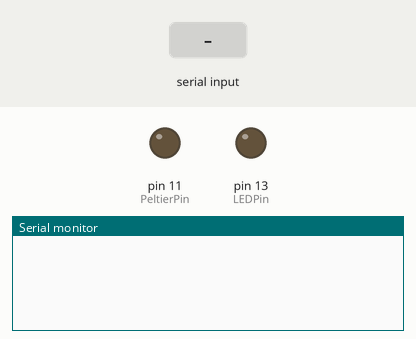
Recording of a sketch running on a simulated Arduino Uno, built with avr-gcc and run on an emulated ATmega328P. Shown: output pins drawn as LEDs (lit = HIGH), the last lines printed to the serial monitor. Inputs (shaded band) come from the test bench.

Above: at 1.2 s.
1.3 s: "90,45,200\n" received over Serial
At 2.1 s:
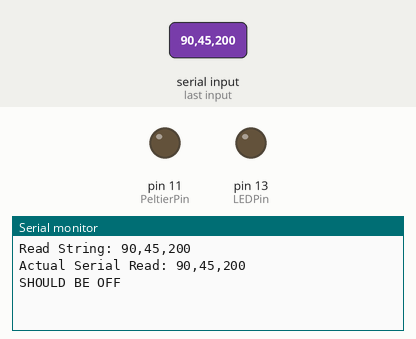
3.0 s: "90,45\n" received over Serial
At 4.2 s:
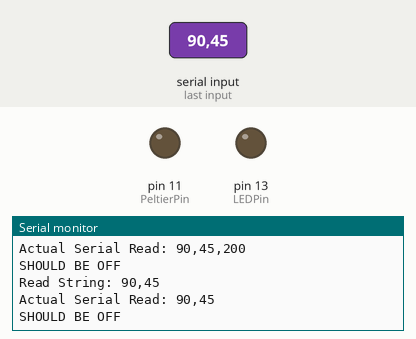
4.5 s: "90,45,200,10\n" received over Serial
At 6.0 s:
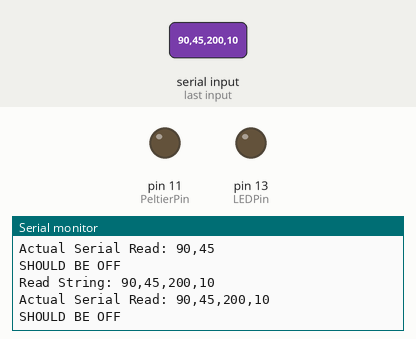

Measured:
- after the input at 1.3 s, the serial monitor: prints a new line after 0.20 s (image 1)
- after the input at 3.0 s, the serial monitor: prints a new line after 0.07 s (image 2)
- after the input at 4.5 s, the serial monitor: prints a new line after 0.20 s (image 3)

The sketch:

Peltier_Device_Arduino_2.ino
```cpp
//----------------------Arduino code-------------------------

//UPLOAD TO PORT 3!!

int message = 0;     //  This will hold one byte of the serial message
int PeltierPin = 11; //  What pin is the Peltier connected to
String preSerialRead;
String serialRead;
String text;
int PhoneControl = 0;     //  The value/power of vest, can be 0-255
String temporary;
int LEDPin = 13;
int phoneMode = 0;//0 is manual, //1 is automatic
float optimalTemp = 0.00;
float currentTemp = 0.00;
String readString;


void setup() {
  Serial.begin(9600);  //set serial to 9600 baud rate
  pinMode(PeltierPin, OUTPUT);
  pinMode(LEDPin, OUTPUT);

}

void loop(){

    if (Serial.available() > 0) { //  Check if there is a new message
      while (Serial.available()) {
         delay(10); //Delay to read;
         char c = Serial.read();  //gets one byte from serial buffer
         readString += c;
       } //makes the string readString

     if (readString.length() >0) {

      Serial.println("Read String: " + readString);
      serialRead = readString;
      int n;
      char carray[6]; //Why 6? I don't even know
      readString.toCharArray(carray, sizeof(carray));
      n = atoi(carray);
      readString = "";

     }

      Serial.println("Actual Serial Read: " + serialRead);

      ////This is processing the string serialRead from Processing //NO TOUCHY

      if(serialRead.indexOf('A') >= 0){ //Automatic
        Serial.println("A is working");
        phoneMode = 1;
      }
      if (serialRead.indexOf('M') >= 0){ //Manual
        Serial.println("M is working");
        phoneMode = 0;
      }
      if (serialRead.indexOf('O') >= 0){ //optimalTemp
        Serial.println("O is working");
        temporary = serialRead;
        temporary.remove(0,1);
        optimalTemp = temporary.toFloat();
      }
      if (serialRead.indexOf('T') >= 0){ //currentTemp
        Serial.println("T is working");
        temporary = serialRead;
        temporary.remove(0,1);
        currentTemp = temporary.toFloat();
      }
      if (serialRead.indexOf('P') >= 0){ //PowerMessage
        Serial.println("P is working");
        temporary = serialRead;
        temporary.remove(0,1);
        PhoneControl = temporary.toInt();
      }


   if (phoneMode == 1){ //If Automatic

    if ((currentTemp > 1.05*optimalTemp) && (optimalTemp != 0.00)){
      //If needs to be cooled
      digitalWrite(PeltierPin, HIGH);
    }
    if ((currentTemp < 0.95*optimalTemp) && (optimalTemp != 0.00)){
      //If needs to be Warmed
      digitalWrite(PeltierPin, LOW);
    }
   }
   if (phoneMode == 0){ //If Manual
    digitalWrite(LEDPin, LOW);
    if (PhoneControl > 127){
      digitalWrite(LEDPin, HIGH);
      //If needs to be cooled
      Serial.println ("SHOULD BE ON");
      digitalWrite(PeltierPin, HIGH);
    }
    if (PhoneControl <= 127){
      //If needs to be Warmed
     Serial.println ("SHOULD BE OFF");
     digitalWrite(PeltierPin, LOW);
    }
   }
}

//You have to SET TO AUTO then SET OPTIMAL for auto to work
  delay(100);
  serialRead = "";
}

//----------------------------end Arduino code--------------------------------
```
